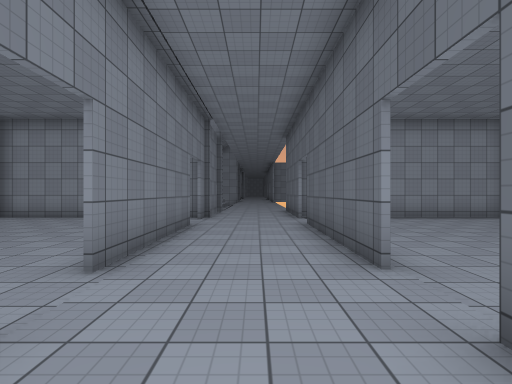
View 1 (above)

19 first-person views from a walk through a Unity game level. The camera is 1.5 m above the floor, looks level and sees 85° across. The floor is counted in squares, 1.8 m on a side. Each view is taken from the middle of a square. On the plan, view 1 faces up. The plan holds only what a view shows up to about 10 squares ahead; the rest is blank. The place goes on beyond the plan. The player is left out. Surface patterns are stand-ins for the level's own textures.

View 2
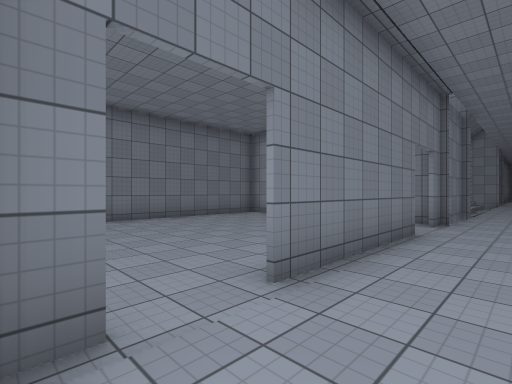

View 3
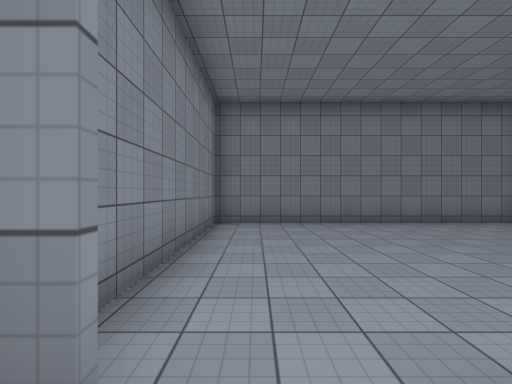

View 4
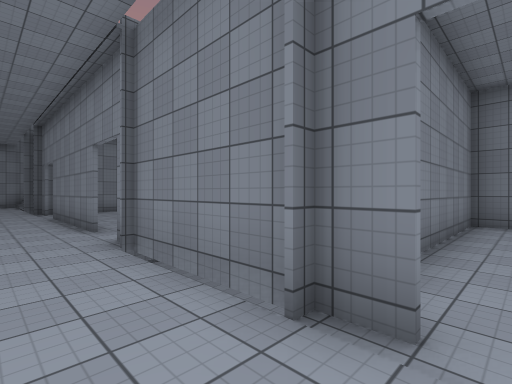

View 5
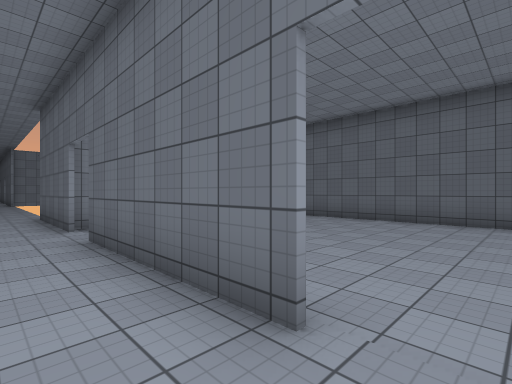

View 6
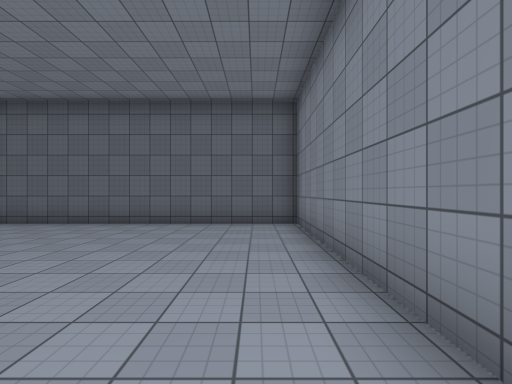

View 7
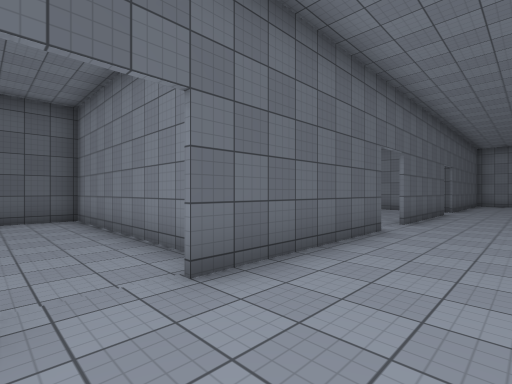

View 8
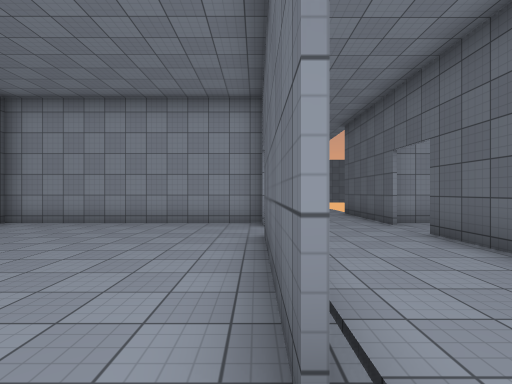

View 9
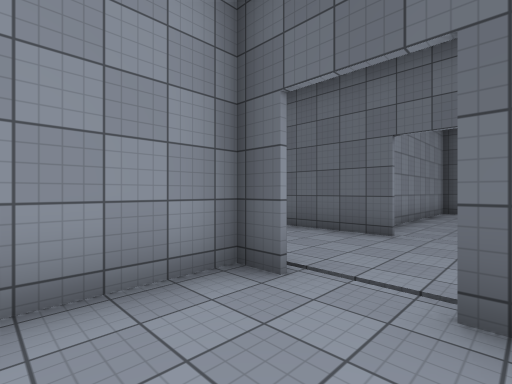

View 10
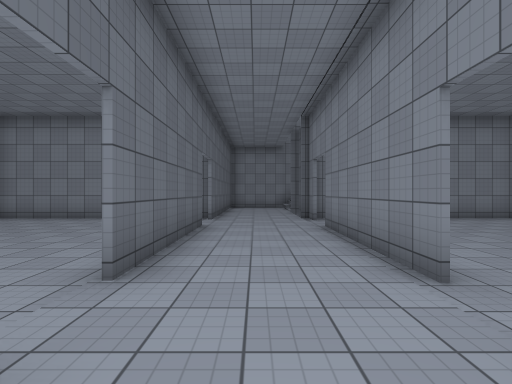

View 11
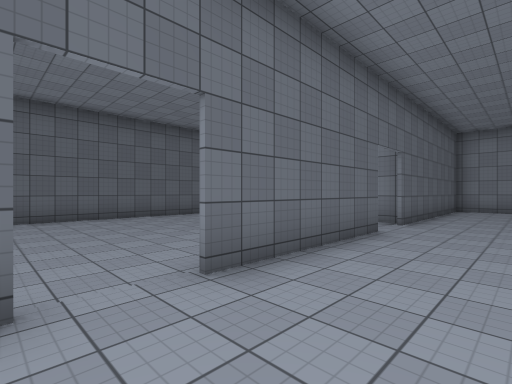

View 12
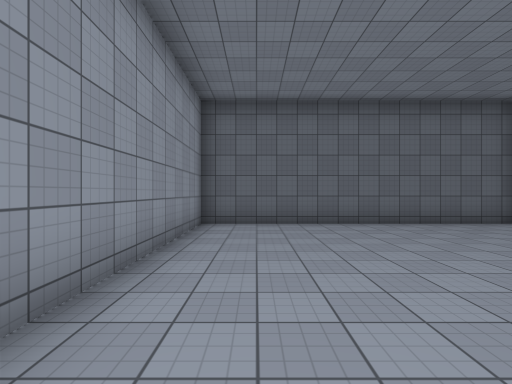

View 13
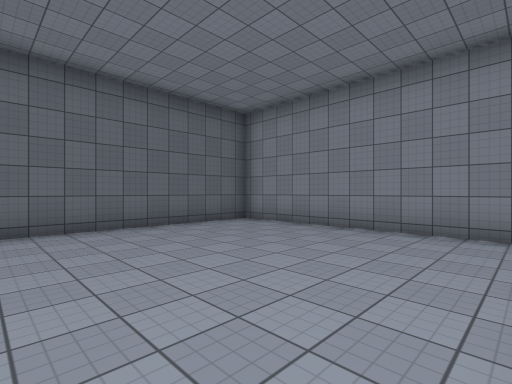

View 14
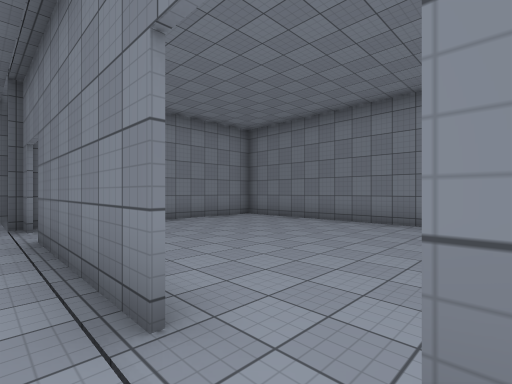

View 15
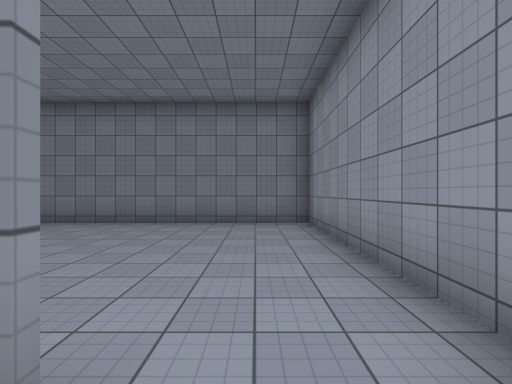

View 16
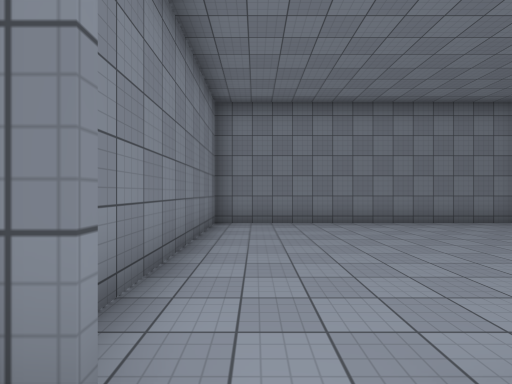

View 17
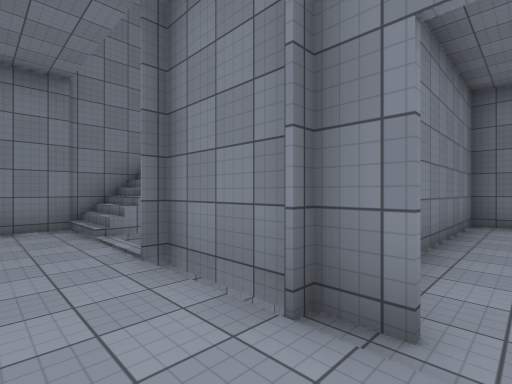

View 18
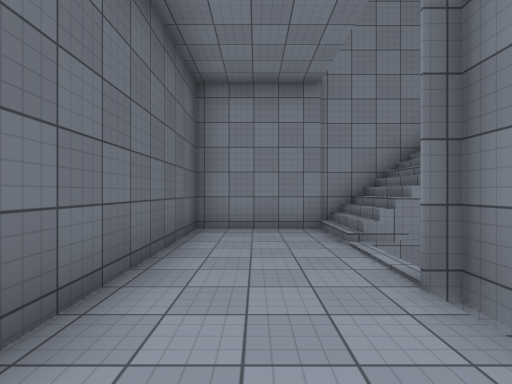

View 19
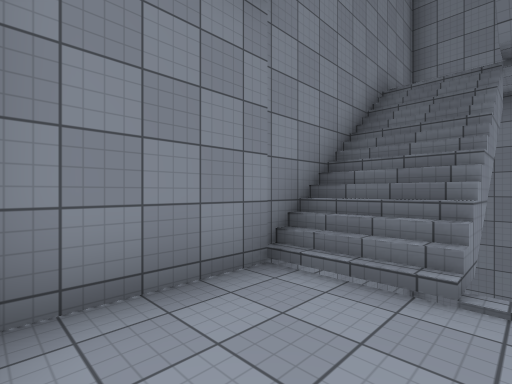

### Floor plan
Key: @ floor where view 1 was taken; # wall or solid block; . floor; / step, stairs or slope.
Columns run from 9 left of view 1 to 9 right of it. Each row starts with its distance up from view 1.
 11        #...#
 10 ########..#########
  9 #......#..#.......#
  8 #.................#
  7 #......#..# ......#
  6 #......#..# ......#
  5 #......#..#.......#
  4 #......#..#.......#
  3 #......#..........#
  2 #.................#
  1 #......#...########
  0 ########.@.#
 -1        #...#
 -2 ########..#########
 -3 #......#..#.......#
 -4 #.................#
 -5 #......#..#.......#
 -6 #......#..#.......#
 -7 #......#..#.......#
 -8 #......#..#.......#
 -9 #......#..........#
-10 #.................#
-11 #......#...########
-12 ########...#
-13      ###...#
-14        /...#
-15     ////...#
-16  #  ////...#
-17  #  ////...#
-18   ##########

Positions as (right, up) in squares from view 1, and headings:
1: (0, 0), facing up
2: (0, 1), facing up-left
3: (-1, 2), facing left
4: (0, 2), facing down-left
5: (0, 2), facing up-right
6: (1, 2), facing right
7: (-1, 3), facing down-right
8: (-2, 2), facing up
9: (-4, 7), facing up-right
10: (0, -2), facing down
11: (-1, -3), facing down-right
12: (1, -4), facing right
13: (2, -5), facing down-right
14: (-1, -3), facing down-left
15: (-1, -4), facing left
16: (-1, -10), facing left
17: (0, -10), facing down-left
18: (0, -11), facing down
19: (1, -15), facing down-left
